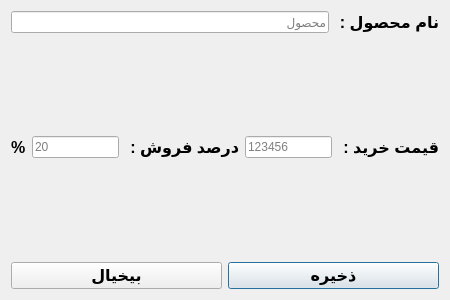
<?xml version="1.0" encoding="UTF-8"?>
<ui version="4.0">
 <class>Dialog_add</class>
 <widget class="QDialog" name="Dialog_add">
  <property name="geometry">
   <rect>
    <x>0</x>
    <y>0</y>
    <width>450</width>
    <height>300</height>
   </rect>
  </property>
  <property name="minimumSize">
   <size>
    <width>450</width>
    <height>300</height>
   </size>
  </property>
  <property name="windowTitle">
   <string>افزودن محصول</string>
  </property>
  <property name="layoutDirection">
   <enum>Qt::RightToLeft</enum>
  </property>
  <layout class="QVBoxLayout" name="verticalLayout_2">
   <item>
    <layout class="QHBoxLayout" name="horizontalLayout">
     <item>
      <widget class="QLabel" name="label">
       <property name="font">
        <font>
         <family>Arial</family>
         <pointsize>12</pointsize>
         <weight>75</weight>
         <bold>true</bold>
        </font>
       </property>
       <property name="text">
        <string>نام محصول : </string>
       </property>
      </widget>
     </item>
     <item>
      <widget class="QLineEdit" name="txt_product_name">
       <property name="alignment">
        <set>Qt::AlignLeading|Qt::AlignLeft|Qt::AlignVCenter</set>
       </property>
       <property name="placeholderText">
        <string>محصول</string>
       </property>
      </widget>
     </item>
    </layout>
   </item>
   <item>
    <layout class="QHBoxLayout" name="horizontalLayout_2">
     <item>
      <widget class="QLabel" name="label_4">
       <property name="font">
        <font>
         <family>Arial</family>
         <pointsize>12</pointsize>
         <weight>75</weight>
         <bold>true</bold>
        </font>
       </property>
       <property name="text">
        <string>قیمت خرید : </string>
       </property>
      </widget>
     </item>
     <item>
      <widget class="QLineEdit" name="txt_purchase_price">
       <property name="inputMethodHints">
        <set>Qt::ImhDigitsOnly|Qt::ImhPreferNumbers</set>
       </property>
       <property name="inputMask">
        <string/>
       </property>
       <property name="maxLength">
        <number>11</number>
       </property>
       <property name="placeholderText">
        <string>123456</string>
       </property>
      </widget>
     </item>
     <item>
      <widget class="QLabel" name="label_5">
       <property name="font">
        <font>
         <family>Arial</family>
         <pointsize>12</pointsize>
         <weight>75</weight>
         <bold>true</bold>
        </font>
       </property>
       <property name="text">
        <string>درصد فروش : </string>
       </property>
      </widget>
     </item>
     <item>
      <widget class="QLineEdit" name="txt_sales_percent">
       <property name="inputMethodHints">
        <set>Qt::ImhDigitsOnly|Qt::ImhPreferNumbers</set>
       </property>
       <property name="text">
        <string/>
       </property>
       <property name="maxLength">
        <number>3</number>
       </property>
       <property name="placeholderText">
        <string>20</string>
       </property>
      </widget>
     </item>
     <item>
      <widget class="QLabel" name="label_6">
       <property name="font">
        <font>
         <family>Arial</family>
         <pointsize>12</pointsize>
         <weight>75</weight>
         <bold>true</bold>
        </font>
       </property>
       <property name="text">
        <string>%</string>
       </property>
      </widget>
     </item>
    </layout>
   </item>
   <item>
    <layout class="QHBoxLayout" name="horizontalLayout_3">
     <item>
      <widget class="QPushButton" name="btn_add_save">
       <property name="font">
        <font>
         <family>Arial</family>
         <pointsize>12</pointsize>
         <weight>75</weight>
         <bold>true</bold>
        </font>
       </property>
       <property name="text">
        <string>ذخیره</string>
       </property>
      </widget>
     </item>
     <item>
      <widget class="QPushButton" name="btn_add_cancel">
       <property name="font">
        <font>
         <family>Arial</family>
         <pointsize>12</pointsize>
         <weight>75</weight>
         <bold>true</bold>
        </font>
       </property>
       <property name="text">
        <string>بیخیال</string>
       </property>
      </widget>
     </item>
    </layout>
   </item>
  </layout>
 </widget>
 <resources/>
 <connections/>
</ui>
